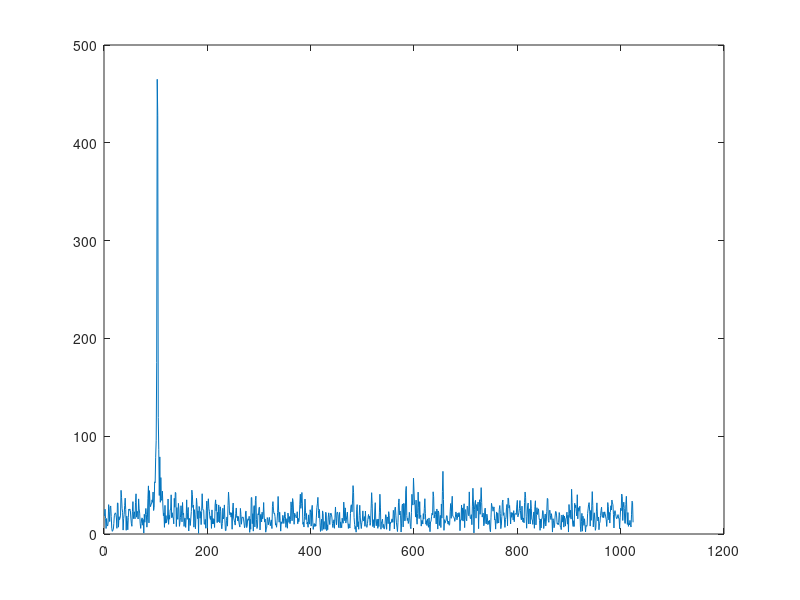

This chart was generated by the following MATLAB code:
clear all;
close all;

%% Define parameters

F_s = 10^6;
T = 1/F_s;

f_0 = 10^5;
omega_0 = 2*pi*f_0;
phi = pi/8;
A = 1;

SNR_decibel = 1;
SNR = db2mag(SNR_decibel);
sigma_square = A^2/2*SNR;
sigma = sqrt(A^2./(2*SNR));


N = 513;
P = N*(N-1)/2;
Q = N*(N-1)*(2*N-1)/6;
n_0 = -P/N;
t = 0:T:T*(N-1);
k = [10,12,14,16,18,20];
M = 2^10;

%% Define signal

x = A* exp(1i*(omega_0*t + phi)) + normrnd(0,sigma,1,N) + 1i*normrnd(0,sigma,1,N);

%% Find CRLB
CRLB_freq = 12*sigma_square / A^2*T^2*N*(N^2-1);
CRLB_phase = 12*sigma_square*(n_0^2*N+2*n_0*P+Q) / (A^2*N^2*(N^2-1));

%% Fourier transform of x
% zero pad x
x = [x, zeros(1,M - size(x,2))];
Y = fft(x,M);
[val, m_star] = max(Y);

%% Find omega_hat
omega_hat = (2*pi*m_star) / (M*T);

%% Find phi_hat
phi_hat = angle(exp(-1i*omega_hat*n_0*T) * val);

%% Plot

plot(abs(Y));
